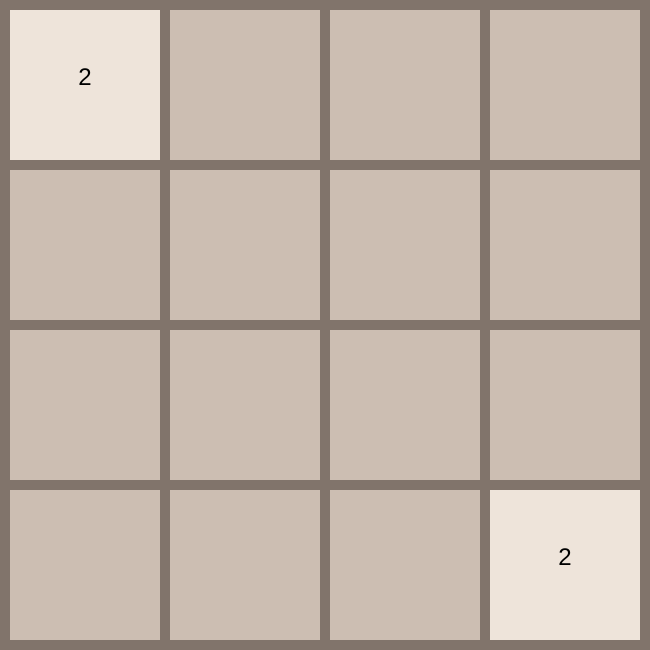
Frame 1 (no input)
Frame 60 (no input): identical to frame 1, image omitted
Frame 120 (the mouse pressed at the canvas centre since frame 60): identical to frame 1, image omitted

The p5.js sketch that drew this single still picture (run headless with seeded random() and noise() and a simulated clock; from frame 60 on, the mouse is pressed at the canvas centre):

// p5.js sketch
// ── sketch.js
var boxs = [];
var keypresses = [];
var konamiCode = [38, 38, 40, 40, 37, 39, 37, 39, 66, 65, 13];
var locations = [10, 170, 330, 490];
var skinnyRect = 10;
var longRect = 650;
var won = false;
var lost = false;

function setup(){
	createCanvas(650,650);
	addBoxes(2);
}

function draw(){
	if(!won){
		background(204, 190, 178);
		rectMode(CORNER);
		noStroke();
		fill(129, 116, 107);
		rect(0, 0, longRect, skinnyRect);
		rect(0, 0, skinnyRect, longRect);
		rect(0, 640, longRect, skinnyRect);
		rect(640, 0, skinnyRect, longRect);
		rect(160, 0, skinnyRect, longRect);
		rect(320, 0, skinnyRect, longRect);
		rect(480, 0, skinnyRect, longRect);
		rect(0, 160, longRect, skinnyRect);
		rect(0, 320, longRect, skinnyRect);
		rect(0, 480, longRect, skinnyRect);
		for(var i=0; i<boxs.length; i++){
			boxs[i].show();
			if(boxs[i].value === 2048){
				won = true;
			}
		}
	}else{
		background(0, 0, 0);
		textSize(50);
		fill(255, 255, 255);
		textAlign(CENTER);
		text("You Won", 500/2, 600/2);
	}
	if(lost){
		background(0, 0, 0);
		textSize(50);
		fill(255, 255, 255);
		textAlign(CENTER);
		text("You Lost", 500/2, 600/2);
	}
}

// function touchStarted(){
// 	if(touches.length>0){
// 		if(touches[0].x > 650.0/2.0){
// 			moveRight();
// 		}else if(touches[0].x < 650.0/2.0){
// 			moveLeft();
// 		}else if(touches[0].y > 650.0/2.0){
// 			moveUp();
// 		}else if(touches[0].y < 650.0/2.0){
// 			moveDown();
// 		}
// 	}
// }

// function touchMoved(){
// 	if(touches[0].x > prevTouch.x){
// 		moveRight();
// 	}else if(touches[0].x < prevTouch.x){
// 		moveLeft();
// 	}else if(touches[0].y > prevTouch.y){
// 		moveUp();
// 	}else if(touches[0].y < prevTouch.y){
// 		moveDown();
// 	}
// }

function addBoxes(num){
	for(var i=0; i<num; i++){
		var newBox = new Box(locations[(int)(Math.random()*4)], locations[(int)(Math.random()*4)]);
		for(var j=0; j<boxs.length; j++){
			if(boxs.length === 16){
				lost = true;
				break;
			}
			while(boxs[j].x === newBox.x && boxs[j].y === newBox.y){
				newBox.x = locations[(int)(Math.random()*4)];
				newBox.y = locations[(int)(Math.random()*4)];
				j=0;
			}
		}
		boxs.push(newBox);
	}
}

function keyPressed(){
	if(!lost){
		if(keyCode === RIGHT_ARROW){
			moveRight();
		}else if(keyCode === LEFT_ARROW){
			moveLeft();
		}else if(keyCode === UP_ARROW){
			moveUp();
		}else if(keyCode === DOWN_ARROW){
			moveDown();
		}
		var boxMove = false;
		for(var i=0; i<boxs.length; i++){
			if(boxs[i].movedSuc){
				boxMove = true;
			}
			boxs[i].movedSuc = false;
			boxs[i].tryMove = false;
		}
		if(boxMove){
			addBoxes(1);
		}
		if(boxs.length === 16){
				lost = true;
		}
	}
	if(keypresses.length<11){
		keypresses.push(keyCode);
	}else{
		keypresses.splice(0,1);
		keypresses.push(keyCode);
	}
	var konami = true;
	if(keypresses.length===11){
		for(var i=0; i<keypresses.length; i++){
			if(!(keypresses[i]===konamiCode[i])){
				konami = false;
			}
		}
		if(konami){
			won = true;
		}
	}
}

function moveRight(){
	var boxsMoved = 0;
	var startingBoxLength = boxs.length;
	while(boxsMoved < startingBoxLength){
		var rightMostIdx = -1;
		var rightMostPos = 0;
		for(var i=0; i<boxs.length; i++){
			if( !boxs[i].tryMove && boxs[i].x > rightMostPos){
				rightMostPos = boxs[i].x;
				rightMostIdx = i;
			}
		}
		if(rightMostIdx != -1){
			var box = boxs[rightMostIdx];
			var locIdx = locations.indexOf(box.x);
			var collision = false;
			var moveAmount = 0;
			while(locIdx+1<locations.length && !collision){
				for(var i=0; i<boxs.length; i++){
					if(boxs[i].x === locations[locIdx+1] && boxs[i].y === box.y){
						collision = true;
						if(boxs[i].value === box.value){
							boxs[i].increaseValue();
							boxs.splice(rightMostIdx, 1);
							box.movedSuc = true;
						}
					}
				}
				if(!collision){
					locIdx = locIdx+1;
					box.x = locations[locIdx];
					box.movedSuc = true;
				}
			}
			boxsMoved ++;
			box.tryMove = true;
		}
	}
}

function moveLeft(){
	var boxsMoved = 0;
	var startingBoxLength = boxs.length;
	while(boxsMoved < startingBoxLength){
		var leftMostIdx = -1;
		var leftMostPos = 580;
		for(var i=boxs.length-1; i>-1; i--){
			if( !boxs[i].tryMove && boxs[i].x < leftMostPos){
				leftMostPos = boxs[i].x;
				leftMostIdx = i;
			}
		}
		if(leftMostIdx != -1){
			var box = boxs[leftMostIdx];
			var locIdx = locations.indexOf(box.x);
			var collision = false;
			var moveAmount = 0;
			while(locIdx-1>-1 && !collision){
				for(var i=0; i<boxs.length; i++){
					if(boxs[i].x === locations[locIdx-1] && boxs[i].y === box.y){
						collision = true;
						if(boxs[i].value === box.value){
							boxs[i].increaseValue();
							boxs.splice(leftMostIdx, 1);
							box.movedSuc = true;
						}
					}
				}
				if(!collision){
					locIdx = locIdx-1;
					box.x = locations[locIdx];
					box.movedSuc = true;
				}
			}
			boxsMoved ++;
			box.tryMove = true;
		}
	}
}

function moveUp(){
	var boxsMoved = 0;
	var startingBoxLength = boxs.length;
	while(boxsMoved < startingBoxLength){
		var upMostIdx = -1;
		var upMostPos = 580;
		for(var i=boxs.length-1; i>-1; i--){
			if( !boxs[i].tryMove && boxs[i].y < upMostPos){
				upMostPos = boxs[i].y;
				upMostIdx = i;
			}
		}
		if(upMostIdx != -1){
			var box = boxs[upMostIdx];
			var locIdx = locations.indexOf(box.y);
			var collision = false;
			var moveAmount = 0;
			while(locIdx-1>-1 && !collision){
				for(var i=0; i<boxs.length; i++){
					if(boxs[i].y === locations[locIdx-1] && boxs[i].x === box.x){
						collision = true;
						if(boxs[i].value === box.value){
							boxs[i].increaseValue();
							boxs.splice(upMostIdx, 1);
							box.movedSuc = true;
						}
					}
				}
				if(!collision){
					locIdx = locIdx-1;
					box.y = locations[locIdx];
					box.movedSuc = true;
				}
			}
			boxsMoved ++;
			box.tryMove = true;
		}
	}
}

function moveDown(){
	var boxsMoved = 0;
	var startingBoxLength = boxs.length;
	while(boxsMoved < startingBoxLength){
		var downMostIdx = -1;
		var downMostPos = 0;
		for(var i=0; i<boxs.length; i++){
			if( !boxs[i].tryMove && boxs[i].y > downMostPos){
				downMostPos = boxs[i].y;
				downMostIdx = i;
			}
		}
		if(downMostIdx != -1){
			var box = boxs[downMostIdx];
			var locIdx = locations.indexOf(box.y);
			var collision = false;
			var moveAmount = 0;
			while(locIdx+1<locations.length && !collision){
				for(var i=0; i<boxs.length; i++){
					if(boxs[i].y === locations[locIdx+1] && boxs[i].x === box.x){
						collision = true;
						if(boxs[i].value === box.value){
							boxs[i].increaseValue();
							boxs.splice(downMostIdx, 1);
							box.movedSuc = true;
						}
					}
				}
				if(!collision){
					locIdx = locIdx+1;
					box.y = locations[locIdx];
					box.movedSuc = true;
				}
			}
			boxsMoved ++;
			box.tryMove = true;
		}
	}
}

// ── Box.js
function Box(x, y) {
	var locations = [10, 170, 330, 490];
	var rectSize = 150;
	var colors = [color(238, 228, 218), color(237, 224, 200), color(242, 177, 121), color(245, 149, 99), color(246, 124, 95), 
			color(246, 94, 59), color(237, 207, 114), color(237, 204, 97), color(237, 200, 80), color(237, 197, 63), color(237, 194, 46)];
	// static usedLocations = [];
	this.x = x;
	this.y = y;
	this.value = (int)(Math.random()*101) >= 90 ? 4 : 2;
	this.colorValue = this.value === 2 ? 0 : 1;
	this.movedSuc = false;
	this.tryMove = false;
	// usedLocations.push(createVector(this.x, this.y));
	this.show = function(){
		noStroke();
		fill(colors[this.colorValue]);
		rectMode(CORNER);
		rect(this.x, this.y, rectSize, rectSize);
		fill(0,0,0);
		textSize(24);
		textAlign(CENTER);
		text(this.value, this.x+(rectSize/2), this.y+(rectSize/2));
	}

	this.increaseValue = function(){
		this.value *= 2;
		this.colorValue ++;
		this.movedSuc = true;
	}
}
